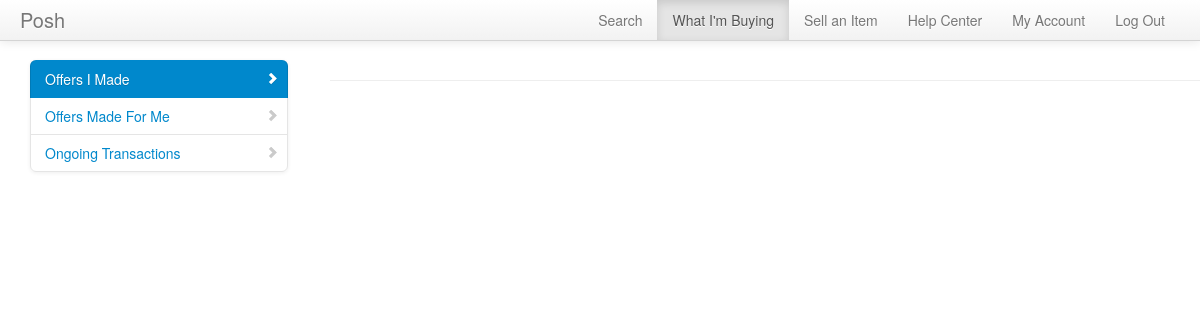
The app's page /manageoffers/listoffersbyme.php (signed in), older data.
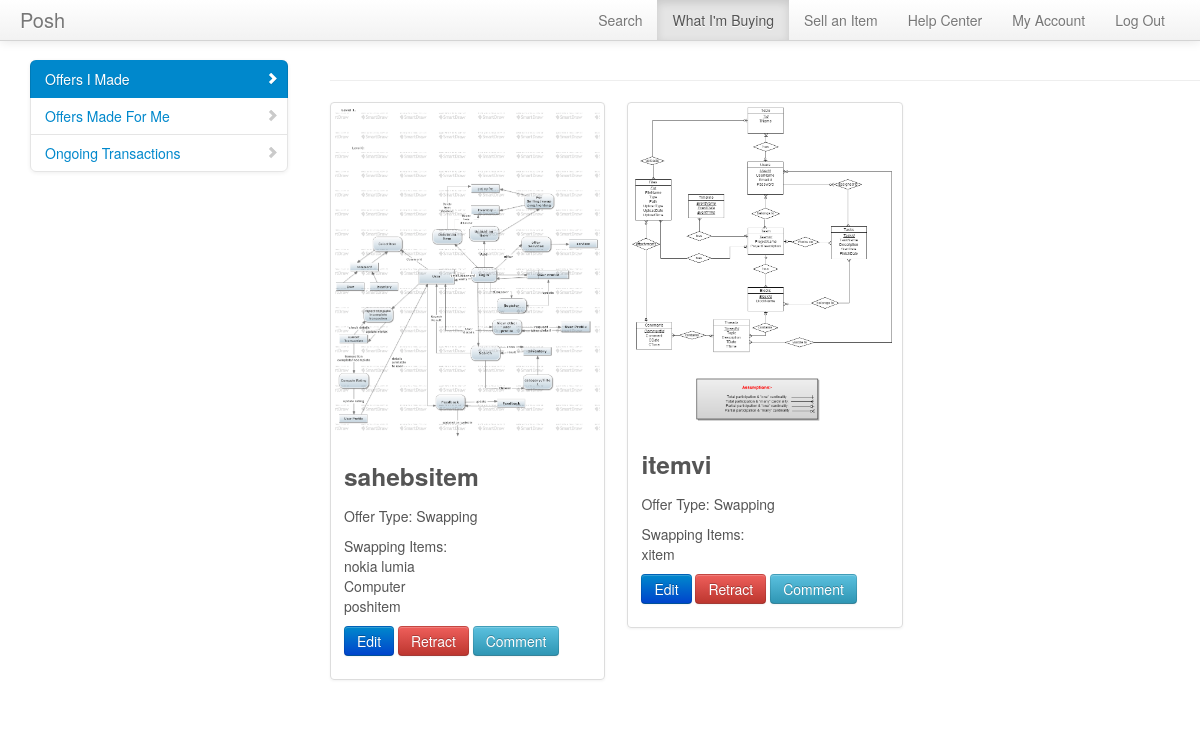
The same page, newer data.
### tables this page shows
CREATE TABLE IF NOT EXISTS `offerdetails` (
  `offerid` int(10) NOT NULL AUTO_INCREMENT,
  `buyer` varchar(20) NOT NULL,
  `seller` varchar(20) NOT NULL,
  `ssr` varchar(10) NOT NULL,
  `sellingitem` int(10) NOT NULL,
  `offereditem1` int(10) DEFAULT NULL,
  `offereditem2` int(10) DEFAULT NULL,
  `offereditem3` int(10) DEFAULT NULL,
  `offereditem4` int(10) DEFAULT NULL,
  `cash` int(10) DEFAULT NULL,
  `timestamp` timestamp NOT NULL DEFAULT CURRENT_TIMESTAMP,
  PRIMARY KEY (`offerid`),
  KEY `seller` (`seller`),
  KEY `offereditem1` (`offereditem1`),
  KEY `offereditem2` (`offereditem2`),
  KEY `offereditem3` (`offereditem3`),
  KEY `offereditem4` (`offereditem4`),
  KEY `sellingitem` (`sellingitem`),
  KEY `buyer` (`buyer`)
);

CREATE TABLE IF NOT EXISTS `inventory` (
  `itemid` int(10) NOT NULL AUTO_INCREMENT,
  `owner` varchar(20) NOT NULL,
  `itemname` varchar(40) NOT NULL,
  `category` varchar(40) NOT NULL,
  `addedon` timestamp NOT NULL DEFAULT CURRENT_TIMESTAMP,
  `pricetag` int(10) NOT NULL,
  `description` varchar(500) NOT NULL,
  `condition` varchar(20) NOT NULL,
  `image` varchar(30) DEFAULT NULL,
  PRIMARY KEY (`itemid`),
  KEY `owner` (`owner`)
);

### meekrodb.2.1.class.php (called while the page is built, shortened)
<?php
class DB {
  protected static $mdb = null;
  public static function getMDB() {
    $mdb = DB::$mdb;
    if ($mdb === null) {
      $mdb = DB::$mdb = new MeekroDB();
    }
    return $mdb;
  }
  public static function query() { $args = func_get_args(); return call_user_func_array(array(DB::getMDB(), 'query'), $args); }
}
class MeekroDB {
  public $dbName = '';
  public $user = '';
  public $password = '';
  public $host = 'localhost';
  public $port = null;
  public $encoding = 'latin1';
  public $queryMode = 'queryAllRows';
  public $param_char = '%';
  public $named_param_seperator = '_';
  public $internal_mysql = null;
  public function __construct($host=null, $user=null, $password=null, $dbName=null, $port=null, $encoding=null) {
    if ($host === null) $host = DB::$host;
    if ($user === null) $user = DB::$user;
    if ($password === null) $password = DB::$password;
    if ($dbName === null) $dbName = DB::$dbName;
    if ($port === null) $port = DB::$port;
    if ($encoding === null) $encoding = DB::$encoding;
    $this->host = $host;
    $this->user = $user;
    $this->password = $password;
    $this->dbName = $dbName;
    $this->port = $port;
    $this->encoding = $encoding;
  }
  public function get() {
    $mysql = $this->internal_mysql;
    if ($mysql == null) {
      if (! $this->port) $this->port = ini_get('mysqli.default_port');
      $mysql = new mysqli($this->host, $this->user, $this->password, $this->dbName, $this->port);
      $mysql->set_charset($this->encoding);
      $this->internal_mysql = $mysql;
    }
    return $mysql;
  }
  public function escape($str) {
    $db = $this->get();
    return $db->real_escape_string($str);
  }
  protected function prependCall($function, $args, $prepend) {
    array_unshift($args, $prepend);
    return call_user_func_array($function, $args);
  }
  protected function wrapStr($strOrArray, $wrapChar, $escape = false) {
    if (! is_array($strOrArray)) {
      if ($escape) return $wrapChar . $this->escape($strOrArray) . $wrapChar;
      else return $wrapChar . $strOrArray . $wrapChar;
    } else {
      $R = array();
      foreach ($strOrArray as $element) {
        $R[] = $this->wrapStr($element, $wrapChar, $escape);
      }
      return $R;
    }
  }
  public function parseQueryParamsNew() {
    $args = func_get_args();
    $sql = array_shift($args);
    $args_all = $args;
    $posList = array();
    $pos_adj = 0;
    $param_char_length = strlen($this->param_char);
    $named_seperator_length = strlen($this->named_param_seperator);
    $types = array(
      $this->param_char . 'll',
      $this->param_char . 'ls',
      $this->param_char . 'l',
      $this->param_char . 'li',
      $this->param_char . 'ld',
      $this->param_char . 'lb',
      $this->param_char . 's',
      $this->param_char . 'i',
      $this->param_char . 'd',
      $this->param_char . 'b',
      $this->param_char . 'ss'
    );
    foreach ($types as $type) {
      $lastPos = 0;
      while (($pos = strpos($sql, $type, $lastPos)) !== false) {
        $lastPos = $pos + 1;
        $posList[$pos] = $type;
      }
    }
    ksort($posList);
    foreach ($posList as $pos => $type) {
      $type = substr($type, $param_char_length);
      $length_type = strlen($type) + $param_char_length;
      $new_pos = $pos + $pos_adj;
      $new_pos_back = $new_pos + $length_type;
      if ($arg_number_length = strspn($sql, '0123456789', $new_pos_back)) {
        $arg_number = substr($sql, $new_pos_back, $arg_number_length);
        if (! isset($args_all[$arg_number])) $this->nonSQLError("Non existent argument reference (arg $arg_number): $sql");
        $arg = $args_all[$arg_number];
      } else {
        $arg = array_shift($args);
      }
      if (in_array($type, array('s', 'i', 'd', 'b', 'l'))) {
        $array_type = false;
        $arg = array($arg);
        $type = 'l' . $type;
      } else if ($type == 'ss') {
        $result = "'%" . $this->escape(str_replace(array('%', '_'), array('\%', '\_'), $arg)) . "%'";
      } else {
        $array_type = true;
        if (! is_array($arg)) $this->nonSQLError("Badly formatted SQL query: $sql -- expecting array, but didn't get one!");
      }
      if ($type == 'ls') $result = $this->wrapStr($arg, "'", true);
      else if ($type == 'li') $result = array_map('intval', $arg);
      else if ($type == 'ld') $result = array_map('floatval', $arg);
      else if ($type == 'lb') $result = array_map(array($this, 'formatTableName'), $arg);
      else if ($type == 'll') $result = $arg;
      else if (! $result) $this->nonSQLError("Badly formatted SQL query: $sql");
      if (is_array($result)) {
        if (! $array_type) $result = $result[0];
        else $result = '(' . implode(',', $result) . ')';
      }
      $sql = substr_replace($sql, $result, $new_pos, $length_type + $arg_number_length);
      $pos_adj += strlen($result) - ($length_type + $arg_number_length);
    }
    return $sql;
  }
  public function parseQueryParams() {
    $args = func_get_args();
    if (is_string($args[1]) && preg_match('/^[is]+$/', $args[1]) && substr_count($args[0], '?') > 0)
      return call_user_func_array(array($this, 'parseQueryParamsOld'), $args);
    else
      return call_user_func_array(array($this, 'parseQueryParamsNew'), $args);
  }
  public function query() {
    $args = func_get_args();
    if ($this->queryMode == 'buffered' || $this->queryMode == 'unbuffered') {
      return $this->prependCall(array($this, 'queryHelper'), $args, $this->queryMode);
    } else {
      return call_user_func_array(array($this, 'queryAllRows'), $args);
    }
  }
  public function queryUnbuf() { $args = func_get_args(); return $this->prependCall(array($this, 'queryHelper'), $args, 'unbuffered'); }
  protected function queryHelper() {
    $args = func_get_args();
    $type = array_shift($args);
    $is_buffered = ($type == 'buffered');
    $is_null = ($type == 'null');
    $sql = call_user_func_array(array($this, 'parseQueryParams'), $args);
    $db = $this->get();
    $result = $db->query($sql, $is_buffered ? MYSQLI_STORE_RESULT : MYSQLI_USE_RESULT);
    return $result;
  }
  public function queryAllRows() {
    $args = func_get_args();
    $query = call_user_func_array(array($this, 'queryUnbuf'), $args);
    $result = $this->fetchAllRows($query);
    return $result;
  }
  protected function checkError() {
    return false;
  }
  public function fetchRow($result = null) {
    return $result->fetch_assoc();
  }
  public function fetchAllRows($result = null) {
    $A = array();
    while ($row = $this->fetchRow($result)) {
      $A[] = $row;
    }
    return $A;
  }
}
?>

### manageoffers/listoffersbyme.php (the view, shortened to what this page needs)
<!DOCTYPE html>
<html lang="en">
  <head>
    <link href="../bootstrap/css/bootstrap.css" rel="stylesheet">
	<link href="../bootstrap/css/docs.css" rel="stylesheet">
    <link href="../bootstrap/css/bootstrap-responsive.css" rel="stylesheet">
	</head>
	<body>
		<div class="navbar navbar-fixed-top">
			<div class="navbar-inner">
				<div class="container" style="width: auto; padding: 0 20px;">
					<a class="brand" href="#">Posh</a>
					<ul class="nav pull-right">
						<li><a href="../search/searchhome.php">Search</a></li>
						<li class="active"><a href="#">What I'm Buying</a></li>
						<li><a href="../inventory/viewitems.php">Sell an Item</a></li>
						<li><a href="#">Help Center</a></li>
						<li><a href="#">My Account</a></li>
						<li><a href="../login/logout.php">Log Out</a></li>
					</ul>
				</div>
			</div>
		</div>
		<div class="container" style="width: auto; padding: 20px 0px 0px 0px;">
			<div class="span3">
			<div class="row-fluid">
			<div class="bs-docs-sidebar">
				<ul class="nav nav-list bs-docs-sidenav">
					<li class="active"><a href=""><i class="icon-chevron-right"></i>Offers I Made</a></li>
					<li ><a href="listoffersforme.php"><i class="icon-chevron-right"></i>Offers Made For Me</a></li>
					<li><a href="../transactions/viewongoing.php"><i class="icon-chevron-right"></i>Ongoing Transactions</a></li>
				</ul>
			</div>
			</div>
			</div>
			<div class="span9">
			<?php
			$tbl_name = "offerdetails";
			$offers = DB::query("SELECT * FROM $tbl_name where buyer=%s",$_SESSION['username']);
			echo '<hr>';
			echo '<div class="row-fluid">';
			echo '<ul class="thumbnails">';
			foreach($offers as $offer){
				if($offer['accepted']==0){
				$item = DB::query("SELECT * FROM inventory where itemid=%i",$offer['sellingitem']);
				$item = $item[0];
				if($item['owner']!=$_SESSION['username']){
						echo '<li class="span4">';
						echo '<div class="thumbnail">';
						echo '<img src="../upload/'.$item['image'].'" alt="">';
						echo '<div class="caption">';
						echo '<h3>'.$item['itemname'].'</h3>';
						if($offer['ssr']=='swap'){
							echo '<p>Offer Type: Swapping </p>';
							echo '<p>Swapping Items: </br>';
							if($offer['offereditem1']!=''){
								$offereditem = DB::query("SELECT * FROM inventory where itemid=%i",$offer['offereditem1']);
								$offereditem = $offereditem[0];
								echo $offereditem['itemname'].'<br>';
							}
							if($offer['offereditem2']!=''){
								$offereditem = DB::query("SELECT * FROM inventory where itemid=%i",$offer['offereditem2']);
								$offereditem = $offereditem[0];
								echo $offereditem['itemname'].'<br>';
							}
							if($offer['offereditem3']!=''){
								$offereditem = DB::query("SELECT * FROM inventory where itemid=%i",$offer['offereditem3']);
								$offereditem = $offereditem[0];
								echo $offereditem['itemname'].'<br>';
							}
						}
						if($offer['ssr']=='swap')
						echo '<p><a href="editofferswap.php?offerid='.$offer['offerid'].'"> <button class="btn btn-primary">Edit</button></a>';
						echo ' <button onclick="showConfirmation('.$offer['offerid'].')" class="btn btn-danger">Retract</button>';
						if($offer['ssr']=='swap')
						echo '<a href="viewcommentsswap.php?offerid='.$offer['offerid'].'"> <button class="btn btn-info">Comment</button></a>';
						echo '</p>';
						echo '</div>';
						echo '</div>';
						echo '</li>';
					}
				}
			}
				echo '</ul>';
				echo '</div>';
				echo '</div>';
			?>
			</div>
  </body>
</html>

### manageoffers/listoffersbyme.php (style rules this page uses)
body { padding-top: 40px; }

Row changes from the older to the newer data that the page shows:
added offerdetails: sellingitem.image (picture), sellingitem.itemname "sahebsitem", offereditem1.itemname "nokia lumia", offereditem2.itemname "Computer", offereditem3.itemname "poshitem"
added offerdetails: sellingitem.image (picture), sellingitem.itemname "itemvi", offereditem1.itemname "xitem"
